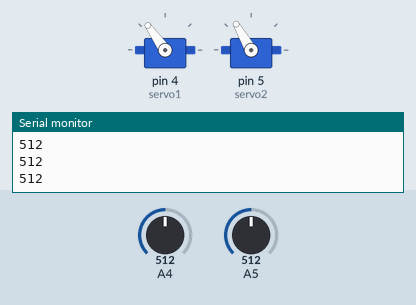
This sketch was run on a simulated Arduino Uno, built with avr-gcc and run on an emulated ATmega328P. Shown: 2 × servo, the last lines printed to the serial monitor. The test bench sets the inputs (shaded band); at power-on: A4 = 512, A5 = 512.

Above: at 1.2 s.
1.3 s: A4 set to 18
2.8 s: A4 set to 13
At 3.21 s:
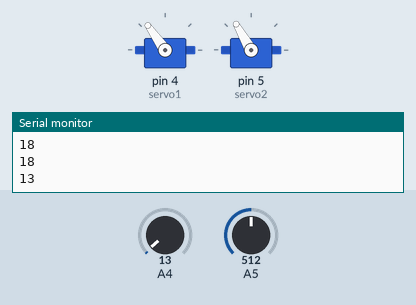
5.8 s: A5 set to 17
8.8 s: A5 set to 14
At 9.39 s:
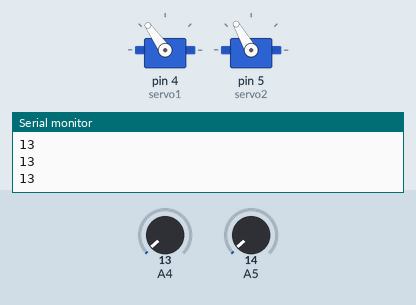
11.8 s: A5 set to 122
At 11.98 s:
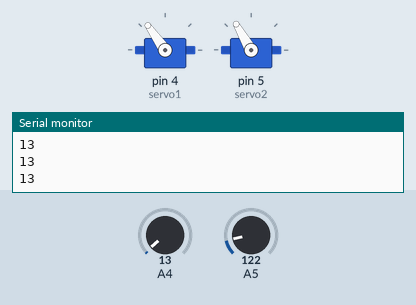
14.8 s: A5 set to 5
At 15.39 s:
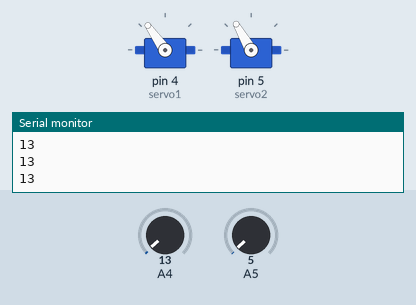
Timing chart, 0 to 18.8 s (numbered marks = the images above; inputs shaded):
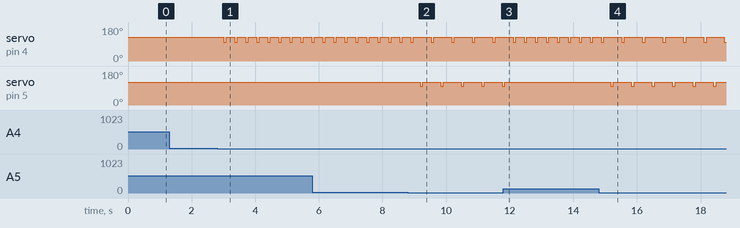

The sketch:

_12_test.ino
```cpp
#include <Servo.h>

Servo servo1; //빨간색
Servo servo2; //노란색


void setup() {
 servo1.attach(4); //servo1.write(10);
 servo2.attach(5); //servo2.write(10);
 Serial.begin(9600);
}

void loop() {
   int delay0_1 = 200;
   int delay1_1 = 85; //hit
   int delay2_1 = 40;  //init

   int delay0_2 = 175;
   int delay1_2 = 85; //hit
   int delay2_2 = 40;  //init

   int angle_init_1 = 125;       //올라갔을 때 모터 각도
   int angle_hit_1 = 100;        //터치할 때 모터 각도

   int angle_init_2 = 120;
   int angle_hit_2 = 100;        //터치

   servo1.write(angle_init_1);
   servo2.write(angle_init_2);
   int a= analogRead(A4);
   Serial.println(a);
   delay(20);
   if(analogRead(A4)<=15)
   {
    delay(delay0_1);
//    servo1.write(angle_init_1);
//    delay(delay2_1);
    servo1.write(angle_hit_1);
    delay(delay1_1);
    servo1.write(angle_init_1);
    delay(delay2_1);
   }
   if(analogRead(A5)<=15)
   {
    delay(delay0_2);
//    servo2.write(angle_init_2);
//    delay(delay2_2);
    servo2.write(angle_hit_2);
    delay(delay1_2);
    servo2.write(angle_init_2);
    delay(delay2_2);
   }
   char stop = Serial.read();
   if(stop == '0')            //Serial에 0 입력하면 모터 초기 각도로 되돌리고, 모두 멈춤
   {
    servo1.write(angle_init_1);
    servo2.write(angle_init_2);
    delay(1000);
    servo1.detach();
    servo2.detach();
   }
}
```

Measured:
- the behaviour switches between 16 and 15 on A4 (found by bisection; images 0 and 1)
- the behaviour switches between 16 and 15 on A5 (found by bisection; images 1 and 2)
- after the input at 2.8 s, servo on pin 4 (servo1): alternates 125° for 0.26 s and 100° for 0.09 s, starting after 0.20 s
- after the input at 8.8 s, servo on pin 4 (servo1): alternates 125° for 0.56 s and 100° for 0.09 s, starting after 0.73 s; servo on pin 5 (servo2): alternates 120° for 0.56 s and 100° for 0.09 s, starting after 0.38 s
- after the input at 11.8 s, servo on pin 4 (servo1): alternates 125° for 0.26 s and 100° for 0.09 s, starting after 0.66 s; servo on pin 5 (servo2): goes on until 11.9 s, then stays 120°
- after the input at 14.8 s, servo on pin 4 (servo1): alternates 125° for 0.56 s and 100° for 0.09 s, starting after 0.72 s; servo on pin 5 (servo2): alternates 120° for 0.56 s and 100° for 0.09 s, starting after 0.38 s
